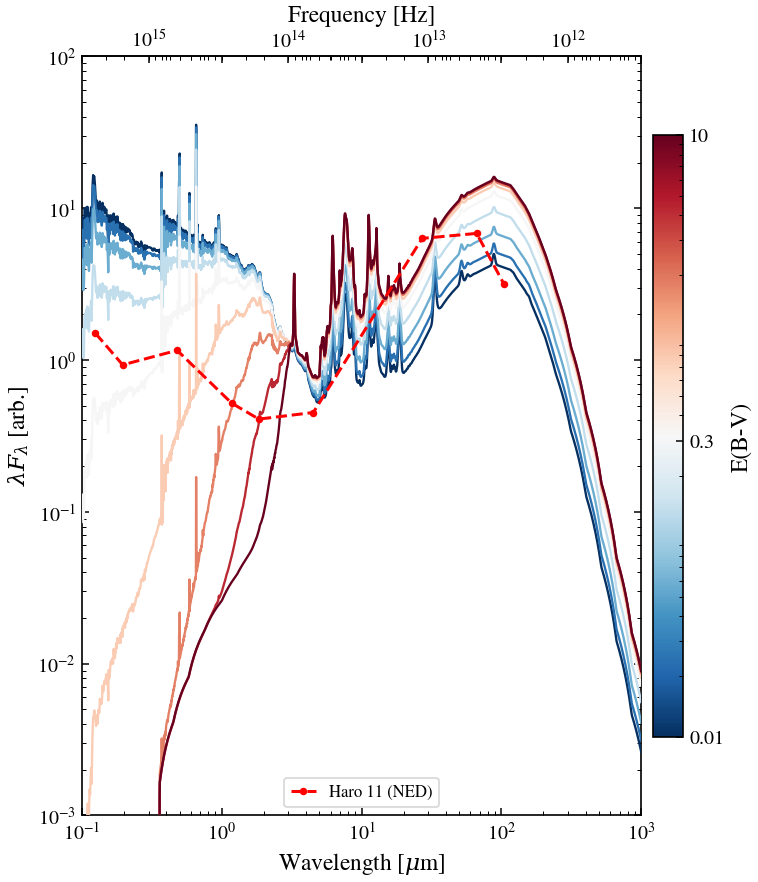

This chart was generated by the following Python code:
"""
GRAHSP Fig. 7 reproduction: attenuation of the galaxy model
============================================================

Reproduction of Fig. 7 of Buchner et al. (2024, GRAHSP): a star-forming
galaxy SED from intrinsic (dark blue) to strongly attenuated (dark red) as the
diffuse color excess E(B-V) is swept from 0.01 to 10. Energy balance routes
the attenuated UV/optical light into the far-IR dust bump (Dale 2014), so the
curves pivot about the FIR peak while the UV is progressively suppressed.

The extremely attenuated, low-metallicity starbursting galaxy **Haro 11**
(photometry from NED, mirroring Lyu et al. 2016) is overplotted as a dashed
red curve for reference.
"""

import os

os.environ["TF_CPP_MIN_LOG_LEVEL"] = "2"

import itertools
import warnings
from pathlib import Path

import jax.numpy as jnp
import matplotlib.pyplot as plt
import numpy as np
from matplotlib import cm, colors

import tengri
from tengri import FIXED, Fixed, SEDModel
from tengri.analysis.plotting import setup_style

setup_style()
warnings.filterwarnings("ignore", message=".*BakedInBackend.*")

C_NM_HZ = 2.99792458e17
R_V = 4.05  # Calzetti: A_V = R_V * E(B-V); tau_V = A_V / 1.086

# Resolve the committed Haro 11 NED SED next to this script. sphinx-gallery
# executes the example without a ``__file__`` in scope, so fall back to the
# repo-anchored path via the installed tengri package (editable layout).
if "__file__" in dir():
    _data_dir = Path(__file__).resolve().parent / "data"
else:
    _repo = Path(tengri.__file__).resolve().parents[2]
    _data_dir = _repo / "examples" / "dust_attenuation" / "data"
HARO11 = _data_dir / "haro11_ned_sed.txt"

# No-arg load_ssp() auto-discovers the bundled PARSEC/MILES/Chabrier wNE grid
# regardless of the working directory (sphinx-gallery executes from elsewhere).
ssp = tengri.load_ssp()
wave_aa = jnp.logspace(np.log10(800.0), np.log10(1.0e7), 3000)  # 0.08 - 1000 um
wave_um = np.asarray(wave_aa) / 1e4

ebv_grid = np.logspace(np.log10(0.01), np.log10(10.0), 9)
norm = colors.LogNorm(vmin=0.01, vmax=10.0)
cmap = cm.get_cmap("RdBu_r")


def nu_Lnu(lnu):
    return np.asarray(lnu) * (C_NM_HZ / (np.asarray(wave_aa) * 0.1))


fig, ax = plt.subplots(figsize=(6.6, 7.6))

# Build the SED model ONCE; the diffuse-screen optical depth ``dust_tau_diff``
# is a parameter, so the E(B-V) sweep only varies that key in the fixed-value
# dict and re-runs the (already-compiled) forward pass. Rebuilding the full
# stellar+dust model inside the loop would recompile the SSP pipeline on every
# iteration and accumulate XLA buffers — the gallery-OOM anti-pattern.
model = SEDModel.build(
    ssp_data=ssp,
    sfh={
        "type": "delayed",
        "*": FIXED,
        "tau_gyr": 5.0,
        "age_gyr": 3.0,
        "log_total_mass": 10.0,
    },
    dust={
        "type": "two_component",
        "law_bc": "calzetti",
        "*": FIXED,
        "tau_bc": 0.3,  # fixed birth-cloud baseline (stabilizes the FIR peak)
        "tau_diff": 0.3,  # baseline; overridden per E(B-V) below
        "emission": {"type": "dale2014", "*": FIXED},
    },
    redshift=Fixed(0.01),
)
base_params = model.spec.get_fixed_values()

norm_ref = None
for ebv in ebv_grid:
    tau_diff = R_V * ebv / 1.086  # diffuse screen scales with E(B-V)
    params = {**base_params, "dust_tau_diff": tau_diff}
    rest = model.predict(params)
    lnu = np.asarray(rest.rest_sed(np.asarray(wave_aa)))
    lflam = nu_Lnu(lnu)
    if norm_ref is None:
        # Normalize so the FIR dust peak sits near ~5 (paper scaling).
        fir = (wave_um > 30) & (wave_um < 300)
        norm_ref = lflam[fir].max() / 5.0
    ax.plot(wave_um, lflam / norm_ref, color=cmap(norm(ebv)), lw=1.4, zorder=3)

# Haro 11 overlay: raw NED photometry has many measurements per band (plus
# radio + upper limits), so bin into log-wavelength medians for a smooth,
# representative SED (cf. the Lyu+ 2016 model curve in the paper).
if HARO11.exists():
    h = np.loadtxt(HARO11)
    hw, hf = h[:, 0], h[:, 1]
    good = np.isfinite(hf) & (hf > 0) & (hw > 0.1) & (hw < 500.0)
    hw, hf = hw[good], hf[good]
    edges = np.logspace(np.log10(0.1), np.log10(500.0), 20)
    centers, meds = [], []
    for lo, hi in itertools.pairwise(edges):
        sel = (hw >= lo) & (hw < hi)
        if sel.sum() >= 2:  # require >=2 measurements to suppress single outliers
            centers.append(np.sqrt(lo * hi))
            meds.append(np.median(hf[sel]))
    centers, meds = np.array(centers), np.array(meds)
    # Despike: 2 passes dropping bins >0.5 dex from a 3-point rolling median.
    for _ in range(2):
        logm = np.log10(meds)
        roll = np.array([np.median(logm[max(0, i - 1) : i + 2]) for i in range(len(logm))])
        keep = np.abs(logm - roll) < 0.5
        centers, meds = centers[keep], meds[keep]
    fir = (centers > 40) & (centers < 200)
    if fir.any():
        meds = meds / (np.median(meds[fir]) / 5.0)
    # Final guard: in lambda*F_lambda a dusty starburst cannot exceed its FIR
    # bump, so drop residual NED outlier bins above 3x the FIR peak (~5).
    ok = meds < 15.0
    centers, meds = centers[ok], meds[ok]
    ax.plot(
        centers,
        meds,
        color="red",
        ls="--",
        lw=1.8,
        marker="o",
        ms=3.5,
        label="Haro 11 (NED)",
        zorder=5,
    )

ax.set_xscale("log")
ax.set_yscale("log")
ax.set_xlim(0.1, 1000.0)
ax.set_ylim(1e-3, 1e2)
ax.set_xlabel(r"Wavelength [$\mu$m]")
ax.set_ylabel(r"$\lambda F_\lambda$ [arb.]")

secax = ax.secondary_xaxis(
    "top", functions=(lambda x: C_NM_HZ / 1e3 / x, lambda nu: C_NM_HZ / 1e3 / nu)
)
secax.set_xlabel("Frequency [Hz]")

sm = cm.ScalarMappable(norm=norm, cmap=cmap)
cbar = fig.colorbar(sm, ax=ax, fraction=0.05, pad=0.02)
cbar.set_label("E(B-V)")
cbar.set_ticks([0.01, 0.3, 10.0])
cbar.set_ticklabels(["0.01", "0.3", "10"])

fig.tight_layout()
plt.savefig("plot_grahsp_paper_fig7_galaxy_attenuation.png", dpi=150, bbox_inches="tight")
